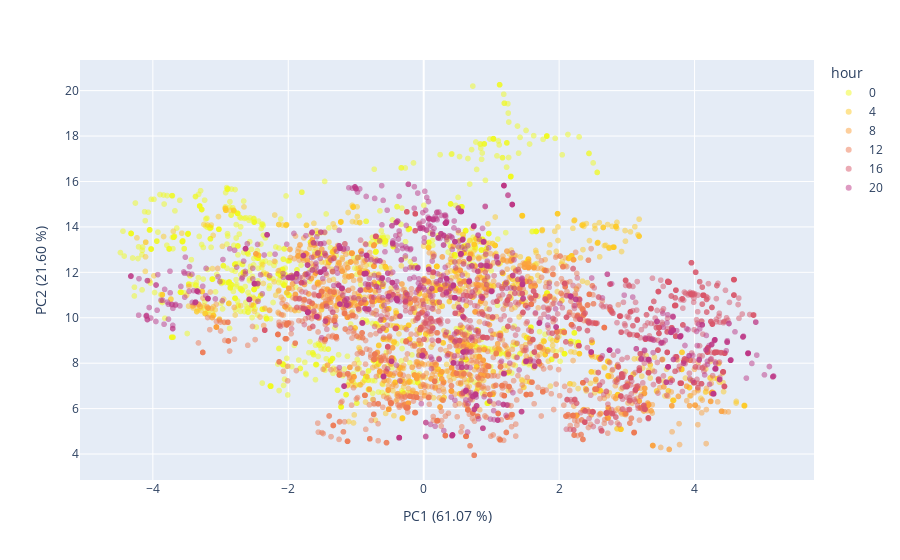
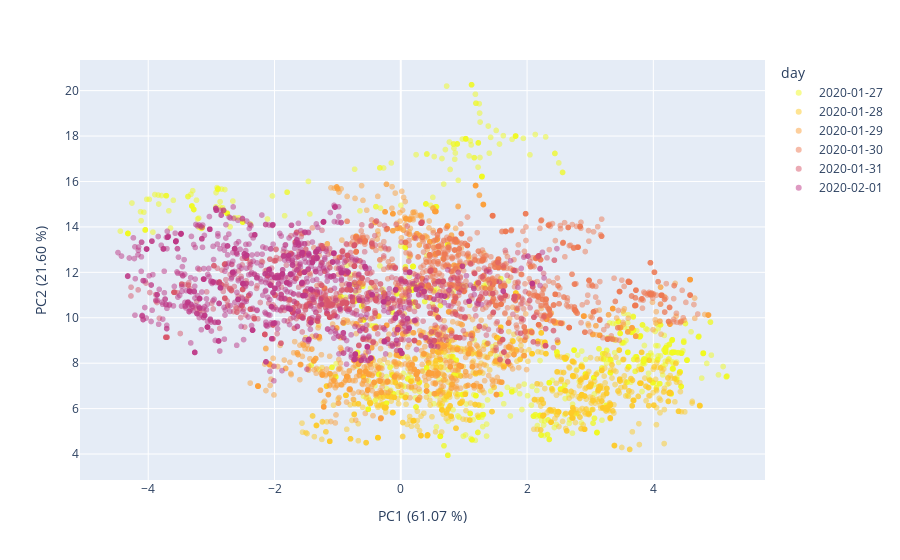

Notebook code cell kept with these figures, in order:
### Markdown cell above
We build another PCA just to visually investigate the effect on no occupant data.

### Code cell
# unzipping vectors inside the single column to multiple columns
pca_no_occupants_unzipped = pca_no_occupants.withColumn("feature", vector_to_array("pcaFeatures")).select(["timestamp"]+[col("feature")[i] for i in range(n_components)])

# zero-ing the first component of the pca, to remove it from re-projection in the original space
pca_no_occupants_unzipped = pca_no_occupants_unzipped.withColumn('feature[0]',lit(0))

# re-zipping features into single column
invert_columns_to_convert = pca_no_occupants_unzipped.columns
invert_columns_to_convert.remove('timestamp')
assembler_invert = VectorAssembler(inputCols = invert_columns_to_convert, outputCol = 'pcaFeatures')
pca_no_occupants_zipped = assembler_invert.transform(pca_no_occupants_unzipped).select(['timestamp', 'pcaFeatures']).orderBy('timestamp')

# re-projecting to the original space
inv_transf = spark.createDataFrame(pca.inverse_transform(pca_no_occupants_zipped, schema=cols_to_process))

# Define new PCA model
pca_after_corr = PCAWrapper(k=2, inputCol="pcaFeatures", outputCol="pcaFeatures2", centering_data=True)

# Fit the model to the data
assembled_df_no_occupants_2 = assembler.transform(inv_transf)
pca_after_corr = pca_after_corr.fit(assembled_df_no_occupants_2)
var_new_proj = pca_after_corr.explainedVariance

# Transform the data
pca_no_occupants2 = pca_after_corr.transform(assembled_df_no_occupants_2)
pca_no_occupants2_ = pca_no_occupants2.withColumn("hour", hour(pca_no_occupants2.timestamp)) \
                                .where("timestamp >= '2020-01-27' AND timestamp < '2020-02-02'") \
                                .where("hour=0 OR hour=4 OR hour=8 OR hour=12 OR hour=16 OR hour=20")

df_visual2 = pca_no_occupants2_.select(['timestamp','pcaFeatures2']).toPandas()
visual_data_2 = np.array(df_visual2['pcaFeatures2'].tolist())
df_visual.head()

# Plots
    
visual_data_day_df_2 = pd.DataFrame({'PC1':visual_data_2[:,1], 'PC2':visual_data_2[:,0], 'day':pd.to_datetime(df_visual2['timestamp']).dt.date})
visual_data_hours_df_2 = pd.DataFrame({'PC1':visual_data_2[:,1], 'PC2':visual_data_2[:,0], 'hour':pd.to_datetime(df_visual2['timestamp']).dt.hour.astype('str')})

## Plot no occupant data after environmental correction by hour
fig = px.scatter(visual_data_hours_df_2, x='PC1', y='PC2', color='hour', opacity=0.5, color_discrete_sequence= px.colors.sequential.Plasma_r)
fig.update_traces(marker=dict(colorscale='Viridis'), selector=dict(type='scatter'))
fig.update_layout(
    xaxis_title="PC1 ({:.2f} %)".format(var_new_proj[0]*100),
    yaxis_title="PC2 ({:.2f} %)".format(var_new_proj[1]*100),
    xaxis_range=[x_min, x_max],
    yaxis_range=[y_min, y_max] 
)
fig.show()

## Plot no occupant data after environmental correction by day
fig = px.scatter(visual_data_day_df_2, x='PC1', y='PC2', color='day', opacity=0.5, color_discrete_sequence= px.colors.sequential.Plasma_r)
fig.update_traces(marker=dict(colorscale='Viridis'), selector=dict(type='scatter'))
fig.update_layout(
    xaxis_title="PC1 ({:.2f} %)".format(var_new_proj[0]*100),
    yaxis_title="PC2 ({:.2f} %)".format(var_new_proj[1]*100),
    xaxis_range=[x_min, x_max],
    yaxis_range=[y_min, y_max]   
)
fig.show()

### Figure 1 — Plotly figure (JSON) as saved in the notebook; plotly's stock layout.template omitted (floating-point values rounded to 4 significant figures; data arrays with more than 128 entries replaced by an {"elided": "..."} marker saying what was removed)
{"data": [{"hovertemplate": "hour=0<br>PC1=%{x}<br>PC2=%{y}<extra></extra>", "legendgroup": "0", "marker": {"color": "#f0f921", "opacity": 0.5, "symbol": "circle"}, "mode": "markers", "name": "0", "showlegend": true, "type": "scattergl", "x": {"elided": "1080 float values"}, "xaxis": "x", "y": {"elided": "1080 float values"}, "yaxis": "y"}, {"hovertemplate": "hour=4<br>PC1=%{x}<br>PC2=%{y}<extra></extra>", "legendgroup": "4", "marker": {"color": "#fdca26", "opacity": 0.5, "symbol": "circle"}, "mode": "markers", "name": "4", "showlegend": true, "type": "scattergl", "x": {"elided": "1080 float values"}, "xaxis": "x", "y": {"elided": "1080 float values"}, "yaxis": "y"}, {"hovertemplate": "hour=8<br>PC1=%{x}<br>PC2=%{y}<extra></extra>", "legendgroup": "8", "marker": {"color": "#fb9f3a", "opacity": 0.5, "symbol": "circle"}, "mode": "markers", "name": "8", "showlegend": true, "type": "scattergl", "x": {"elided": "1080 float values"}, "xaxis": "x", "y": {"elided": "1080 float values"}, "yaxis": "y"}, {"hovertemplate": "hour=12<br>PC1=%{x}<br>PC2=%{y}<extra></extra>", "legendgroup": "12", "marker": {"color": "#ed7953", "opacity": 0.5, "symbol": "circle"}, "mode": "markers", "name": "12", "showlegend": true, "type": "scattergl", "x": {"elided": "1080 float values"}, "xaxis": "x", "y": {"elided": "1080 float values"}, "yaxis": "y"}, {"hovertemplate": "hour=16<br>PC1=%{x}<br>PC2=%{y}<extra></extra>", "legendgroup": "16", "marker": {"color": "#d8576b", "opacity": 0.5, "symbol": "circle"}, "mode": "markers", "name": "16", "showlegend": true, "type": "scattergl", "x": {"elided": "1080 float values"}, "xaxis": "x", "y": {"elided": "1080 float values"}, "yaxis": "y"}, {"hovertemplate": "hour=20<br>PC1=%{x}<br>PC2=%{y}<extra></extra>", "legendgroup": "20", "marker": {"color": "#bd3786", "opacity": 0.5, "symbol": "circle"}, "mode": "markers", "name": "20", "showlegend": true, "type": "scattergl", "x": {"elided": "1080 float values"}, "xaxis": "x", "y": {"elided": "1080 float values"}, "yaxis": "y"}], "layout": {"autosize": true, "legend": {"title": {"text": "hour"}, "tracegroupgap": 0}, "margin": {"t": 60}, "xaxis": {"anchor": "y", "autorange": true, "domain": [0, 1], "range": [-5.075, 5.763], "title": {"text": "PC1 (61.07 %)"}, "type": "linear"}, "yaxis": {"anchor": "x", "autorange": true, "domain": [0, 1], "range": [2.684, 21.52], "title": {"text": "PC2 (21.60 %)"}, "type": "linear"}}}

### Figure 2 — Plotly figure (JSON) as saved in the notebook; plotly's stock layout.template omitted (floating-point values rounded to 4 significant figures; data arrays with more than 128 entries replaced by an {"elided": "..."} marker saying what was removed)
{"data": [{"hovertemplate": "day=2020-01-27<br>PC1=%{x}<br>PC2=%{y}<extra></extra>", "legendgroup": "2020-01-27", "marker": {"color": "#f0f921", "opacity": 0.5, "symbol": "circle"}, "mode": "markers", "name": "2020-01-27", "showlegend": true, "type": "scattergl", "x": {"elided": "1080 float values"}, "xaxis": "x", "y": {"elided": "1080 float values"}, "yaxis": "y"}, {"hovertemplate": "day=2020-01-28<br>PC1=%{x}<br>PC2=%{y}<extra></extra>", "legendgroup": "2020-01-28", "marker": {"color": "#fdca26", "opacity": 0.5, "symbol": "circle"}, "mode": "markers", "name": "2020-01-28", "showlegend": true, "type": "scattergl", "x": {"elided": "1080 float values"}, "xaxis": "x", "y": {"elided": "1080 float values"}, "yaxis": "y"}, {"hovertemplate": "day=2020-01-29<br>PC1=%{x}<br>PC2=%{y}<extra></extra>", "legendgroup": "2020-01-29", "marker": {"color": "#fb9f3a", "opacity": 0.5, "symbol": "circle"}, "mode": "markers", "name": "2020-01-29", "showlegend": true, "type": "scattergl", "x": {"elided": "1080 float values"}, "xaxis": "x", "y": {"elided": "1080 float values"}, "yaxis": "y"}, {"hovertemplate": "day=2020-01-30<br>PC1=%{x}<br>PC2=%{y}<extra></extra>", "legendgroup": "2020-01-30", "marker": {"color": "#ed7953", "opacity": 0.5, "symbol": "circle"}, "mode": "markers", "name": "2020-01-30", "showlegend": true, "type": "scattergl", "x": {"elided": "1080 float values"}, "xaxis": "x", "y": {"elided": "1080 float values"}, "yaxis": "y"}, {"hovertemplate": "day=2020-01-31<br>PC1=%{x}<br>PC2=%{y}<extra></extra>", "legendgroup": "2020-01-31", "marker": {"color": "#d8576b", "opacity": 0.5, "symbol": "circle"}, "mode": "markers", "name": "2020-01-31", "showlegend": true, "type": "scattergl", "x": {"elided": "1080 float values"}, "xaxis": "x", "y": {"elided": "1080 float values"}, "yaxis": "y"}, {"hovertemplate": "day=2020-02-01<br>PC1=%{x}<br>PC2=%{y}<extra></extra>", "legendgroup": "2020-02-01", "marker": {"color": "#bd3786", "opacity": 0.5, "symbol": "circle"}, "mode": "markers", "name": "2020-02-01", "showlegend": true, "type": "scattergl", "x": {"elided": "1080 float values"}, "xaxis": "x", "y": {"elided": "1080 float values"}, "yaxis": "y"}], "layout": {"autosize": true, "legend": {"title": {"text": "day"}, "tracegroupgap": 0}, "margin": {"t": 60}, "xaxis": {"anchor": "y", "autorange": true, "domain": [0, 1], "range": [-5.08, 5.767], "title": {"text": "PC1 (61.07 %)"}, "type": "linear"}, "yaxis": {"anchor": "x", "autorange": true, "domain": [0, 1], "range": [2.684, 21.52], "title": {"text": "PC2 (21.60 %)"}, "type": "linear"}}}
